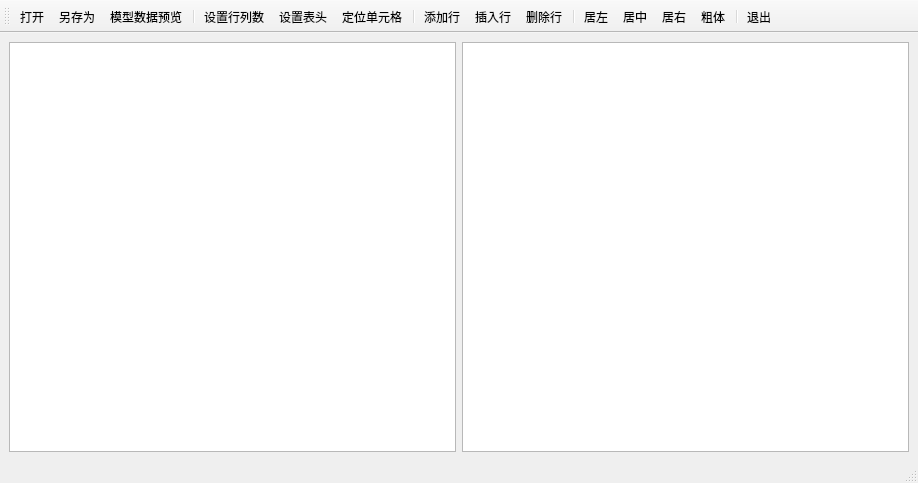
<?xml version="1.0" encoding="UTF-8"?>
<ui version="4.0">
 <class>MainWindow</class>
 <widget class="QMainWindow" name="MainWindow">
  <property name="geometry">
   <rect>
    <x>0</x>
    <y>0</y>
    <width>918</width>
    <height>483</height>
   </rect>
  </property>
  <property name="windowTitle">
   <string>MainWindow</string>
  </property>
  <widget class="QWidget" name="centralwidget">
   <layout class="QHBoxLayout" name="horizontalLayout">
    <item>
     <widget class="QTableView" name="tableView"/>
    </item>
    <item>
     <widget class="QPlainTextEdit" name="plainTextEdit"/>
    </item>
   </layout>
  </widget>
  <widget class="QStatusBar" name="statusbar">
   <property name="sizePolicy">
    <sizepolicy hsizetype="Preferred" vsizetype="Preferred">
     <horstretch>0</horstretch>
     <verstretch>0</verstretch>
    </sizepolicy>
   </property>
  </widget>
  <widget class="QToolBar" name="toolBar">
   <property name="windowTitle">
    <string>toolBar</string>
   </property>
   <property name="toolButtonStyle">
    <enum>Qt::ToolButtonTextUnderIcon</enum>
   </property>
   <attribute name="toolBarArea">
    <enum>TopToolBarArea</enum>
   </attribute>
   <attribute name="toolBarBreak">
    <bool>false</bool>
   </attribute>
   <addaction name="actionOpen"/>
   <addaction name="actionSave"/>
   <addaction name="actionModelToView"/>
   <addaction name="separator"/>
   <addaction name="actionSetRowColum"/>
   <addaction name="actionHeader"/>
   <addaction name="actionLoacte"/>
   <addaction name="separator"/>
   <addaction name="actionNew"/>
   <addaction name="actionInsert"/>
   <addaction name="actionDel"/>
   <addaction name="separator"/>
   <addaction name="actionLeft"/>
   <addaction name="actionMid"/>
   <addaction name="actionRight"/>
   <addaction name="actionBlod"/>
   <addaction name="separator"/>
   <addaction name="actionExit"/>
  </widget>
  <action name="actionOpen">
   <property name="icon">
    <iconset resource="resource.qrc">
     <normaloff>:/Image/actOpen.png</normaloff>:/Image/actOpen.png</iconset>
   </property>
   <property name="text">
    <string>打开</string>
   </property>
   <property name="toolTip">
    <string>打开</string>
   </property>
   <property name="shortcut">
    <string>Ctrl+A</string>
   </property>
  </action>
  <action name="actionSave">
   <property name="icon">
    <iconset resource="resource.qrc">
     <normaloff>:/Image/actPaste.png</normaloff>:/Image/actPaste.png</iconset>
   </property>
   <property name="text">
    <string>另存为</string>
   </property>
   <property name="toolTip">
    <string>另存为</string>
   </property>
   <property name="shortcut">
    <string>Ctrl+S</string>
   </property>
  </action>
  <action name="actionModelToView">
   <property name="icon">
    <iconset resource="resource.qrc">
     <normaloff>:/Image/actClear.png</normaloff>:/Image/actClear.png</iconset>
   </property>
   <property name="text">
    <string>模型数据预览</string>
   </property>
   <property name="shortcut">
    <string>Ctrl+D</string>
   </property>
  </action>
  <action name="actionNew">
   <property name="icon">
    <iconset resource="resource.qrc">
     <normaloff>:/Image/actNew.png</normaloff>:/Image/actNew.png</iconset>
   </property>
   <property name="text">
    <string>添加行</string>
   </property>
  </action>
  <action name="actionInsert">
   <property name="icon">
    <iconset resource="resource.qrc">
     <normaloff>:/Image/actToolbar.png</normaloff>:/Image/actToolbar.png</iconset>
   </property>
   <property name="text">
    <string>插入行</string>
   </property>
  </action>
  <action name="actionDel">
   <property name="icon">
    <iconset resource="resource.qrc">
     <normaloff>:/Image/actDel.png</normaloff>:/Image/actDel.png</iconset>
   </property>
   <property name="text">
    <string>删除行</string>
   </property>
  </action>
  <action name="actionLeft">
   <property name="icon">
    <iconset resource="resource.qrc">
     <normaloff>:/Image/text_left.png</normaloff>:/Image/text_left.png</iconset>
   </property>
   <property name="text">
    <string>居左</string>
   </property>
  </action>
  <action name="actionMid">
   <property name="icon">
    <iconset resource="resource.qrc">
     <normaloff>:/Image/text_mid.png</normaloff>:/Image/text_mid.png</iconset>
   </property>
   <property name="text">
    <string>居中</string>
   </property>
  </action>
  <action name="actionRight">
   <property name="icon">
    <iconset resource="resource.qrc">
     <normaloff>:/Image/text_right.png</normaloff>:/Image/text_right.png</iconset>
   </property>
   <property name="text">
    <string>居右</string>
   </property>
  </action>
  <action name="actionBlod">
   <property name="checkable">
    <bool>true</bool>
   </property>
   <property name="icon">
    <iconset resource="resource.qrc">
     <normaloff>:/Image/font_blod.png</normaloff>:/Image/font_blod.png</iconset>
   </property>
   <property name="text">
    <string>粗体</string>
   </property>
   <property name="shortcut">
    <string>Ctrl+B</string>
   </property>
  </action>
  <action name="actionExit">
   <property name="icon">
    <iconset resource="resource.qrc">
     <normaloff>:/Image/actExit.png</normaloff>:/Image/actExit.png</iconset>
   </property>
   <property name="text">
    <string>退出</string>
   </property>
   <property name="shortcut">
    <string>Esc</string>
   </property>
  </action>
  <action name="actionSetRowColum">
   <property name="icon">
    <iconset resource="resource.qrc">
     <normaloff>:/Image/actionRowColum.png</normaloff>:/Image/actionRowColum.png</iconset>
   </property>
   <property name="text">
    <string>设置行列数</string>
   </property>
  </action>
  <action name="actionHeader">
   <property name="icon">
    <iconset resource="resource.qrc">
     <normaloff>:/Image/actionHeader.png</normaloff>:/Image/actionHeader.png</iconset>
   </property>
   <property name="text">
    <string>设置表头</string>
   </property>
  </action>
  <action name="actionLoacte">
   <property name="icon">
    <iconset resource="resource.qrc">
     <normaloff>:/Image/actionLocal.png</normaloff>:/Image/actionLocal.png</iconset>
   </property>
   <property name="text">
    <string>定位单元格</string>
   </property>
  </action>
 </widget>
 <resources>
  <include location="resource.qrc"/>
 </resources>
 <connections>
  <connection>
   <sender>actionExit</sender>
   <signal>triggered()</signal>
   <receiver>MainWindow</receiver>
   <slot>close()</slot>
   <hints>
    <hint type="sourcelabel">
     <x>-1</x>
     <y>-1</y>
    </hint>
    <hint type="destinationlabel">
     <x>458</x>
     <y>241</y>
    </hint>
   </hints>
  </connection>
 </connections>
</ui>
